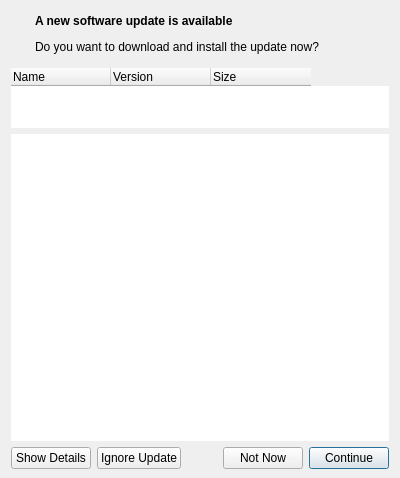
<?xml version="1.0" encoding="UTF-8"?>
<ui version="4.0">
 <class>UserNotofication</class>
 <widget class="QDialog" name="UserNotofication">
  <property name="geometry">
   <rect>
    <x>0</x>
    <y>0</y>
    <width>400</width>
    <height>478</height>
   </rect>
  </property>
  <property name="minimumSize">
   <size>
    <width>400</width>
    <height>0</height>
   </size>
  </property>
  <property name="windowTitle">
   <string/>
  </property>
  <layout class="QGridLayout" name="gridLayout_2">
   <property name="bottomMargin">
    <number>9</number>
   </property>
   <item row="0" column="0">
    <layout class="QGridLayout" name="gridLayout">
     <property name="sizeConstraint">
      <enum>QLayout::SetMinimumSize</enum>
     </property>
     <item row="0" column="0" rowspan="3" colspan="2">
      <widget class="QLabel" name="labelLogo">
       <property name="text">
        <string/>
       </property>
      </widget>
     </item>
     <item row="0" column="2" rowspan="2">
      <spacer name="horizontalSpacer_2">
       <property name="orientation">
        <enum>Qt::Horizontal</enum>
       </property>
       <property name="sizeType">
        <enum>QSizePolicy::Fixed</enum>
       </property>
       <property name="sizeHint" stdset="0">
        <size>
         <width>11</width>
         <height>45</height>
        </size>
       </property>
      </spacer>
     </item>
     <item row="0" column="3">
      <widget class="QLabel" name="labelText">
       <property name="sizePolicy">
        <sizepolicy hsizetype="Expanding" vsizetype="Preferred">
         <horstretch>0</horstretch>
         <verstretch>0</verstretch>
        </sizepolicy>
       </property>
       <property name="font">
        <font>
         <weight>75</weight>
         <bold>true</bold>
        </font>
       </property>
       <property name="text">
        <string>A new software update is available</string>
       </property>
      </widget>
     </item>
     <item row="1" column="3">
      <widget class="QLabel" name="labelDescription">
       <property name="sizePolicy">
        <sizepolicy hsizetype="Expanding" vsizetype="Preferred">
         <horstretch>0</horstretch>
         <verstretch>0</verstretch>
        </sizepolicy>
       </property>
       <property name="text">
        <string>Do you want to download and install the update now?</string>
       </property>
       <property name="wordWrap">
        <bool>false</bool>
       </property>
       <property name="openExternalLinks">
        <bool>false</bool>
       </property>
      </widget>
     </item>
    </layout>
   </item>
   <item row="1" column="0">
    <widget class="QTreeWidget" name="treeWidget">
     <property name="sizePolicy">
      <sizepolicy hsizetype="Preferred" vsizetype="Fixed">
       <horstretch>0</horstretch>
       <verstretch>0</verstretch>
      </sizepolicy>
     </property>
     <property name="maximumSize">
      <size>
       <width>16777215</width>
       <height>60</height>
      </size>
     </property>
     <property name="frameShape">
      <enum>QFrame::NoFrame</enum>
     </property>
     <property name="showDropIndicator" stdset="0">
      <bool>false</bool>
     </property>
     <property name="selectionMode">
      <enum>QAbstractItemView::NoSelection</enum>
     </property>
     <property name="rootIsDecorated">
      <bool>false</bool>
     </property>
     <property name="itemsExpandable">
      <bool>false</bool>
     </property>
     <property name="expandsOnDoubleClick">
      <bool>false</bool>
     </property>
     <attribute name="headerStretchLastSection">
      <bool>false</bool>
     </attribute>
     <column>
      <property name="text">
       <string>Name</string>
      </property>
     </column>
     <column>
      <property name="text">
       <string>Version</string>
      </property>
     </column>
     <column>
      <property name="text">
       <string>Size</string>
      </property>
     </column>
    </widget>
   </item>
   <item row="2" column="0">
    <widget class="UpdateNode::TextBrowser" name="textBrowser">
     <property name="minimumSize">
      <size>
       <width>0</width>
       <height>300</height>
      </size>
     </property>
     <property name="frameShape">
      <enum>QFrame::NoFrame</enum>
     </property>
     <property name="lineWidth">
      <number>1</number>
     </property>
     <property name="html">
      <string notr="true">&lt;!DOCTYPE HTML PUBLIC &quot;-//W3C//DTD HTML 4.0//EN&quot; &quot;http://www.w3.org/TR/REC-html40/strict.dtd&quot;&gt;
&lt;html&gt;&lt;head&gt;&lt;meta name=&quot;qrichtext&quot; content=&quot;1&quot; /&gt;&lt;style type=&quot;text/css&quot;&gt;
p, li { white-space: pre-wrap; }
&lt;/style&gt;&lt;/head&gt;&lt;body style=&quot; font-family:'MS Shell Dlg 2'; font-size:8.25pt; font-weight:400; font-style:normal;&quot;&gt;
&lt;p style=&quot;-qt-paragraph-type:empty; margin-top:0px; margin-bottom:0px; margin-left:0px; margin-right:0px; -qt-block-indent:0; text-indent:0px; font-size:8pt;&quot;&gt;&lt;br /&gt;&lt;/p&gt;&lt;/body&gt;&lt;/html&gt;</string>
     </property>
     <property name="openExternalLinks">
      <bool>true</bool>
     </property>
    </widget>
   </item>
   <item row="3" column="0">
    <layout class="QHBoxLayout" name="horizontalLayout">
     <item>
      <widget class="QPushButton" name="pshDetails">
       <property name="text">
        <string>Show Details</string>
       </property>
       <property name="autoDefault">
        <bool>false</bool>
       </property>
      </widget>
     </item>
     <item>
      <widget class="QPushButton" name="pshSkip">
       <property name="text">
        <string>Ignore Update</string>
       </property>
       <property name="autoDefault">
        <bool>false</bool>
       </property>
      </widget>
     </item>
     <item>
      <spacer name="horizontalSpacer">
       <property name="orientation">
        <enum>Qt::Horizontal</enum>
       </property>
       <property name="sizeHint" stdset="0">
        <size>
         <width>20</width>
         <height>20</height>
        </size>
       </property>
      </spacer>
     </item>
     <item>
      <widget class="QPushButton" name="pshNo">
       <property name="text">
        <string>Not Now</string>
       </property>
       <property name="autoDefault">
        <bool>false</bool>
       </property>
      </widget>
     </item>
     <item>
      <widget class="QPushButton" name="pshYes">
       <property name="text">
        <string>Continue</string>
       </property>
       <property name="default">
        <bool>true</bool>
       </property>
      </widget>
     </item>
    </layout>
   </item>
  </layout>
 </widget>
 <customwidgets>
  <customwidget>
   <class>UpdateNode::TextBrowser</class>
   <extends>QTextBrowser</extends>
   <header>textbrowser.h</header>
  </customwidget>
 </customwidgets>
 <tabstops>
  <tabstop>treeWidget</tabstop>
  <tabstop>textBrowser</tabstop>
  <tabstop>pshDetails</tabstop>
  <tabstop>pshSkip</tabstop>
  <tabstop>pshNo</tabstop>
  <tabstop>pshYes</tabstop>
 </tabstops>
 <resources/>
 <connections>
  <connection>
   <sender>pshYes</sender>
   <signal>clicked()</signal>
   <receiver>UserNotofication</receiver>
   <slot>accept()</slot>
   <hints>
    <hint type="sourcelabel">
     <x>462</x>
     <y>453</y>
    </hint>
    <hint type="destinationlabel">
     <x>435</x>
     <y>374</y>
    </hint>
   </hints>
  </connection>
  <connection>
   <sender>pshNo</sender>
   <signal>clicked()</signal>
   <receiver>UserNotofication</receiver>
   <slot>reject()</slot>
   <hints>
    <hint type="sourcelabel">
     <x>381</x>
     <y>453</y>
    </hint>
    <hint type="destinationlabel">
     <x>184</x>
     <y>374</y>
    </hint>
   </hints>
  </connection>
 </connections>
</ui>
